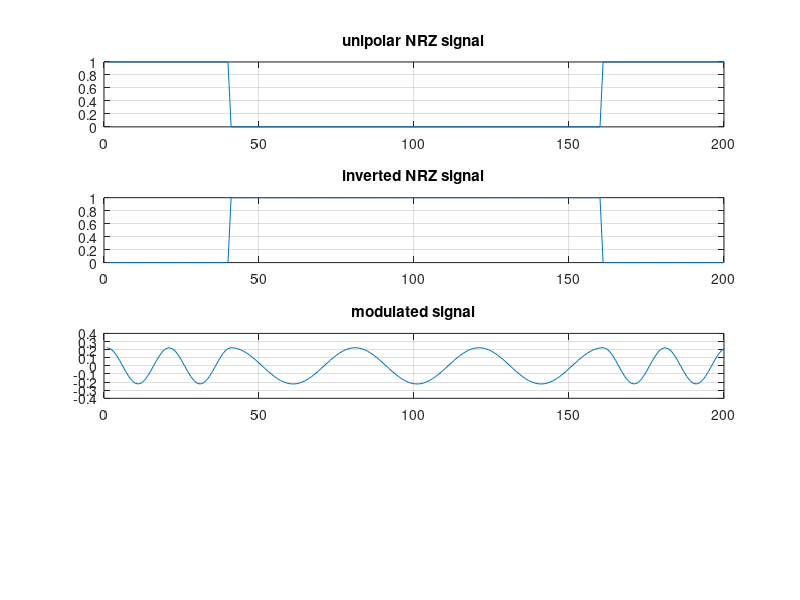
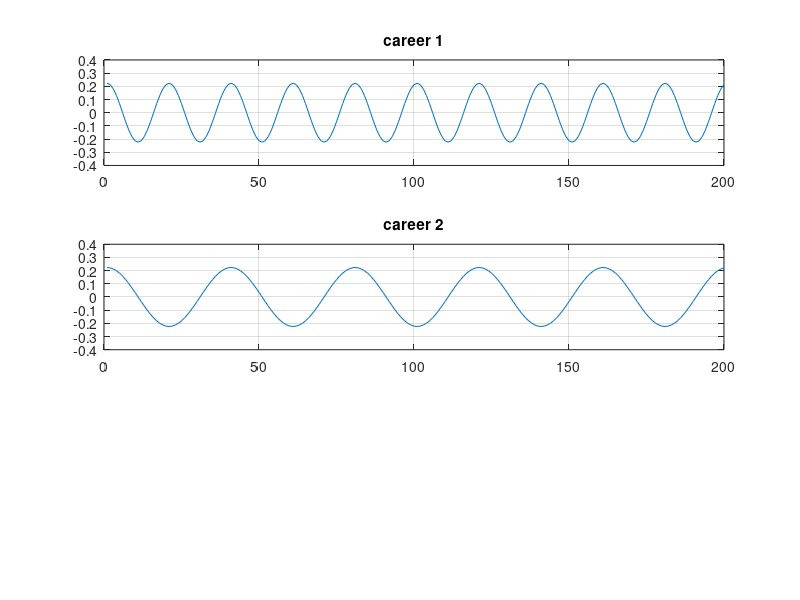
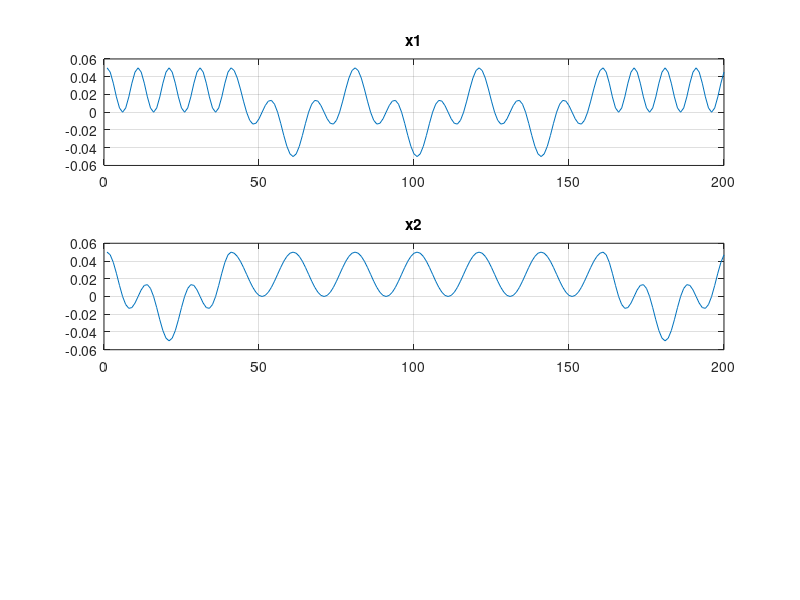
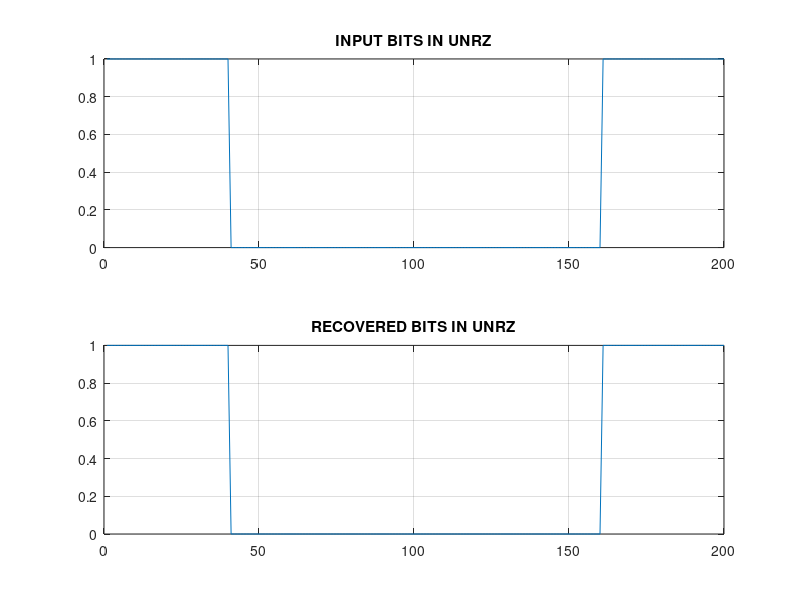

Write the MATLAB code that produced these figures, in order.
%% This code is about BFSK implementation in matlab

%Name:Archit Vashist
%Roll no: 2021BEC0022

clc;
clear all;
close all;


%bit generation
bit_pattern=round(rand(1,5));
disp('Input signal bits');
disp(bit_pattern);

%higher career frequency
fc1=10;

%lower career frequency
fc2=5;

%sampling frequency
fs=20*fc1;

%sampling time
Ts=1/fs;

%time interval for sampling
t=0:Ts:1-Ts;

%bit length
T_b=length(t)/length(bit_pattern);

%first career wave
phi_t1=sqrt(2/T_b)*cos(2*pi*fc1*t);

%second career wave
phi_t2=sqrt(2/T_b)*cos(2*pi*fc2*t);

UNRZ=[];%UNRZ storing variable

%uniploal NRZ creation
for j=1:1:length(bit_pattern)
    if bit_pattern(j)==1
        x_t=repmat(bit_pattern(j),1,T_b);
    else
        x_t=repmat(bit_pattern(j),1,T_b);
    end
    UNRZ=cat(2,UNRZ,x_t);
end

IUNRZ=[];%Inverted UNRZ storing variable

%INVERTED uniploal NRZ creation
for j=1:1:length(bit_pattern)
    if bit_pattern(j)==1
        x1_t=zeros(1,T_b);
    else
        x1_t=ones(1,T_b);
    end
    IUNRZ=cat(2,IUNRZ,x1_t);
end

s_t1=phi_t1.*UNRZ;%product modulator with phi_1
s_t2=phi_t2.*IUNRZ;%product modulator with phi_2
s_t=s_t1+s_t2;%modulated signal

figure(1)
%UNRZ signal
subplot(4,1,1)
plot(UNRZ);
title('unipolar NRZ signal')
grid on;

%Inverted UNRZ
subplot(4,1,2)
plot(IUNRZ);
title('inverted NRZ signal')
grid on;

%MODULATED SIGNAL PLOT
subplot(4,1,3)
plot(s_t);
title('modulated signal')
grid on;


%FIRST CAREER SIGNAL
figure(2);
subplot(3,1,1);
plot(phi_t1);
title('career 1')
grid on;

%SECOND CAREER SIGNAL
subplot(3,1,2);
plot(phi_t2);
title('career 2')
grid on;



%%DEMODULATION STEPS
x_t1=s_t.*phi_t1;%upper side product modulator
x_t2=s_t.*phi_t2;%lower side product modulator


figure(3);
%x1 plot
subplot(3,1,1);
plot(x_t1);
title('x1')
grid on;

%x2 plot
subplot(3,1,2);
plot(x_t2);
title('x2')
grid on;


bit_s1 = []; % upper side integrator
bit_s2 = []; % lower side integrator 

for j = 1:length(bit_pattern)
    % calculate the start and end index 
    start_index = (j-1)*T_b+1;
    end_index = j*T_b;

    % integrator for x1 and x2
    bit_sum1 = sum(x_t1(start_index:end_index));
    bit_sum2 = sum(x_t2(start_index:end_index));
    
    % integrator values in an array
    bit_s1 = [bit_s1 bit_sum1];
    bit_s2 = [bit_s2 bit_sum2]; 

end

figure(4)
%subplot(3,1,1);
%plot(bit_s1);
%title('RECOVERED BITS (AFTER INTEGRATION) UPPER HALF');
%grid on;


%subplot(3,1,2);
%plot(bit_s2);
%title('RECOVERED BITS (AFTER INTEGRATION) LOWER HALF');
%grid on;

bits=[];  
%RECOVERED BITS STORAGE (DECISION DEVICE)
for j=1:1:length(bit_pattern)
    if bit_s1(j)>bit_s2(j) %COMPARISON 
        a=1;
    else
        a=0;
    end
   bits =[bits a];
end

disp('output signal bits');
disp(bits);


BITS=[];
%REPRESENTATION OF RECOVERED BITS IN UNRZ(LINE CODED FORM)
for j=1:1:length(bits)
    if bits(j)==1
        x=repmat(bits(j),1,T_b);
    else
        x=repmat(bits(j),1,T_b);
    end
   BITS =cat(2,BITS,x);
end

subplot(2,1,1);
plot(UNRZ);
title('INPUT BITS IN UNRZ');
grid on;

subplot(2,1,2);
plot(BITS);
title('RECOVERED BITS IN UNRZ');
grid on;


check=biterr(bit_pattern,bits);
if check==0
    disp('no bit error')
else
    disp('bit error')
end